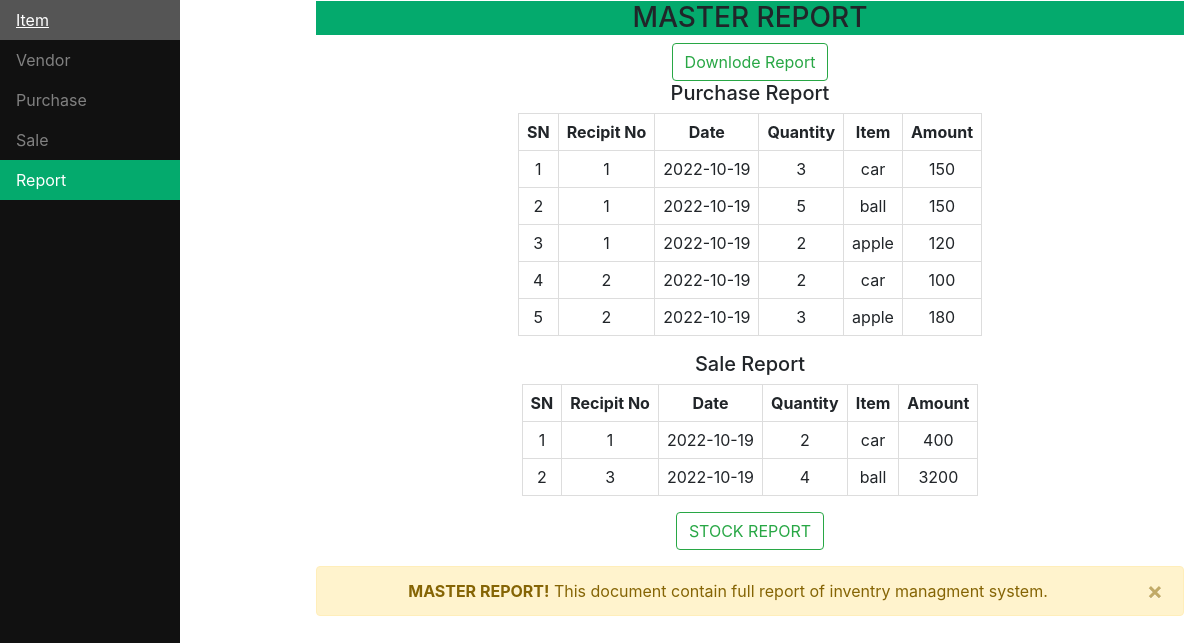
Screenshot of /repo1.php with the database file from the repository.
### tables this page shows
CREATE TABLE `p1` (
  `id` int(20) NOT NULL,
  `rno` int(30) NOT NULL,
  `rdate` date NOT NULL,
  `name` varchar(50) NOT NULL,
  `amt` float NOT NULL
);

CREATE TABLE `p2` (
  `id` int(10) NOT NULL,
  `pid` int(20) NOT NULL,
  `item` varchar(50) NOT NULL,
  `price` float NOT NULL,
  `qun` int(10) NOT NULL,
  `amt` float NOT NULL
);

CREATE TABLE `s1` (
  `id` int(30) NOT NULL,
  `rno` int(50) NOT NULL,
  `rdate` date NOT NULL,
  `name` varchar(50) NOT NULL,
  `ph` int(10) NOT NULL,
  `add` varchar(50) NOT NULL,
  `amt` int(50) NOT NULL
);

CREATE TABLE `s2` (
  `id` int(50) NOT NULL,
  `sid` int(30) NOT NULL,
  `item` varchar(50) NOT NULL,
  `price` float NOT NULL,
  `qun` int(50) NOT NULL,
  `amt` float NOT NULL
);

### repo1.php (the view, shortened to what this page needs)
<head>
<ul>
  <?php
  echo"
  <li><a href='http://localhost/inv1/item1.php'>Item</a></li>
  <li><a href='http://localhost/inv1/client1.php'>Vendor</a></li>
  <li><a href='http://localhost/inv1/pur1.php'>Purchase</a></li>
  <li><a href='http://localhost/inv1/sale1.php'>Sale</a></li>
  <li><a class='active' href='http://localhost/inv1/repo1.php'>Report</a></li>
  ";
  ?>
</ul>
<link rel="stylesheet" href="https://cdn.jsdelivr.net/npm/bootstrap@4.0.0/dist/css/bootstrap.min.css">
</head>
<body>
<div style="margin-left:25%;padding:1px 16px;height:1000px;">
<center>
<h3>MASTER REPORT</h3>
<input class='btn btn-outline-success' value="Downlode Report" type="button" onclick="window.print()" />
<h5 >Purchase Report</h5>
<form>
  <table id="customers">
    <tr>
      <th>SN</th>
      <th>Recipit No</th>
      <th>Date</th>
      <th>Quantity</th>
      <th>Item</th>
      <th>Amount</th>
    </tr>
    <?php
    $con=mysqli_connect("localhost","root","","bd");
    $sql="SELECT a.rno, a.rdate, b.item, b.amt, b.qun FROM p1 a INNER JOIN p2 b ON a.rno=b.pid";
    $result=$con->query($sql);
    $no=1;
    while($row=$result->fetch_assoc())
    {
      echo"
      <tr>
        <td>".$no."</td>
        <td>".$row["rno"]."</td>
        <td>".$row["rdate"]."</td>
        <td>".$row["qun"]."</td>
        <td>".$row["item"]."</td>
        <td>".$row["amt"]."</td>
      </tr>
      ";
      $no++;
    }
    ?>
  </table>
</form>
<h5 >Sale Report</h5>
<form>
  <table id="customers">
    <tr>
      <th>SN</th>
      <th>Recipit No</th>
      <th>Date</th>
      <th>Quantity</th>
      <th>Item</th>
      <th>Amount</th>
    </tr>
    <?php
    $con=mysqli_connect("localhost","root","","bd");
    $sql="SELECT a.rno, a.rdate, b.item, b.amt, b.qun FROM s1 a INNER JOIN s2 b ON a.rno=b.sid";
    $result=$con->query($sql);
    $no=1;
    while($row=$result->fetch_assoc())
    {
      echo"
      <tr>
        <td>".$no."</td>
        <td>".$row["rno"]."</td>
        <td>".$row["rdate"]."</td>
        <td>".$row["qun"]."</td>
        <td>".$row["item"]."</td>
        <td>".$row["amt"]."</td>
      </tr>
      ";
      $no++;
    }
    ?>
  </table>
  </form>
<form method="POST">
  <button id="stock" class='btn btn-outline-success' type="submit" name="stock" >STOCK REPORT</button>
</form>
<div class="alert alert-warning alert-dismissible fade show" role="alert">
  <strong>MASTER REPORT!</strong> This document contain full report of inventry managment system.
  <button type="button" class="close" data-dismiss="alert" aria-label="Close">
    <span aria-hidden="true">&times;</span>
  </button>
</div>
</center>
</div>
</body>

### repo1.php (style rules this page uses)
table { border: 1px solid; }
#customers td, #customers th { border: 1px solid #ddd; padding: 8px; text-align: center; }
body { margin: 0; }
ul { list-style-type: none; margin: 0; padding: 0; width: 15%; background-color: #111; position: fixed; height: 100%; overflow: auto; }
li a { display: block; color: #818181; padding: 8px 16px; text-decoration: none; }
li a.active { background-color: #04AA6D; color: white; }
h3 { margin: 0; padding: 0; position: auto; background-color: #04AA6D; }

### rows the page displays
p1: rno "1", rdate "2022-10-19", p2.qun "3", p2.item "car", p2.amt "150", p2.qun "5", p2.item "ball", p2.qun "2", p2.item "apple", p2.amt "120"
p1: rno "2", rdate "2022-10-19", p2.qun "2", p2.item "car", p2.amt "100", p2.qun "3", p2.item "apple", p2.amt "180"
s1: rno "1", rdate "2022-10-19", s2.qun "2", s2.item "car", s2.amt "400"
s1: rno "3", rdate "2022-10-19", s2.qun "4", s2.item "ball", s2.amt "3200"
